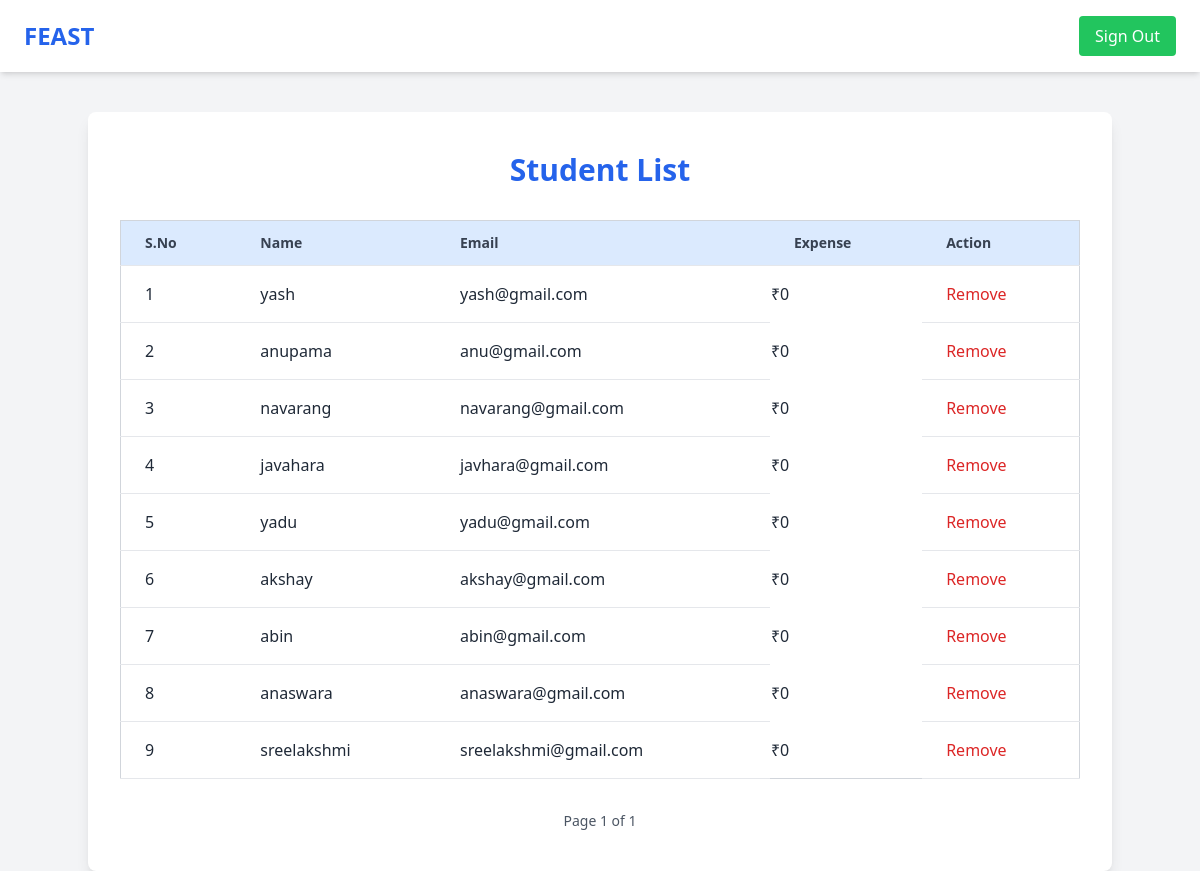
/view_students/ (signed in), run on the app's committed database.
### feast/models.py (models this page shows, shortened)
class User(AbstractUser):
    USER_TYPES = [
        ('student', 'Student'),
        ('college_admin', 'College Admin'),
        ('admin', 'Admin'),
    ]
    user_type = models.CharField(max_length=20, choices=USER_TYPES, default='student')
    phone_number = models.CharField(max_length=15, blank=True, null=True)
    address = models.TextField(blank=True, null=True)
    expense = models.DecimalField(default=0, max_digits=10, decimal_places=2)
    groups = models.ManyToManyField(Group, related_name="custom_user_groups", blank=True)
    user_permissions = models.ManyToManyField(Permission, related_name="custom_user_permissions", blank=True)
    objects = CustomUserManager()

### feast/views.py (the view)
# urls.py: path("view_students/", view_students, name="view_students"),
def view_students(request):
    if request.user.user_type not in ['admin', 'college_admin']:
        messages.error(request, "You do not have permission to view this page.")
        return redirect('home')
    student_list = User.objects.filter(user_type='student').annotate(
        total_expense=Sum('order__total_price')
    )
    paginator = Paginator(student_list, 10)
    page_number = request.GET.get('page')
    page_obj = paginator.get_page(page_number)
    return render(request, 'student_list.html', {'page_obj': page_obj})

### templates/student_list.html (shortened to what this page needs)
<!DOCTYPE html>
<html lang="en">
<head>
    <script src="https://cdn.tailwindcss.com"></script>
</head>
<body class="bg-gray-100 text-gray-800">
    <nav class="bg-white shadow-md">
        <div class="max-w-7xl mx-auto px-6 py-4 flex justify-between items-center">
            <h1 class="text-2xl font-bold text-blue-600">FEAST</h1>
            <a href="{% url 'logout' %}" class="bg-green-500 text-white px-4 py-2 rounded hover:bg-green-600 transition">
                Sign Out
            </a>
        </div>
    </nav>
    <div class="max-w-5xl mx-auto mt-10 py-10 px-8 bg-white rounded-lg shadow-lg">
        <h2 class="text-3xl font-bold mb-8 text-center text-blue-600">Student List</h2>
        <div class="overflow-x-auto">
            <table class="min-w-full border border-gray-300 rounded-md text-left">
                <thead class="bg-blue-100">
                    <tr>
                        <th class="px-6 py-3 text-sm font-semibold text-gray-700 border-b">S.No</th>
                        <th class="px-6 py-3 text-sm font-semibold text-gray-700 border-b">Name</th>
                        <th class="px-6 py-3 text-sm font-semibold text-gray-700 border-b">Email</th>
                        <th class="px-6 py-3 text-sm font-semibold text-gray-700 border-b">Expense</th>
                        <th class="px-6 py-3 text-sm font-semibold text-gray-700 border-b">Action</th>
                    </tr>
                </thead>
                <tbody>
                    {% for student in page_obj %}
                        <tr class="hover:bg-blue-50">
                            <td class="px-6 py-4 border-b">{{ forloop.counter }}</td>
                            <td class="px-6 py-4 border-b">{{ student.username }}</td>
                            <td class="px-6 py-4 border-b">{{ student.email }}</td>
                            <td>₹{{ student.total_expense|default:0 }}</td>
                            <td class="px-6 py-4 border-b">
                                <form method="post" action="{% url 'delete_student' student.id %}" style="display:inline;">
                                    <button type="submit" class="text-red-600 hover:underline">Remove</button>
                        </tr>
                    {% empty %}
                        <tr>
                            <td colspan="3" class="text-center py-4 text-gray-500">No students found.</td>
                        </tr>
                    {% endfor %}
                </tbody>
            </table>
        </div>
        <div class="mt-8 flex justify-between items-center text-sm text-gray-700">
            <span class="text-gray-600">
                Page {{ page_obj.number }} of {{ page_obj.paginator.num_pages }}
            </span>
        </div>
    </div>
</body>
</html>

### data on the page
User: username "yash", email "yash@gmail.com", total_expense "0"
User: username "anupama", email "anu@gmail.com", total_expense "0"
User: username "navarang", email "navarang@gmail.com", total_expense "0"
User: username "javahara", email "javhara@gmail.com", total_expense "0"
User: username "yadu", email "yadu@gmail.com", total_expense "0"
User: username "akshay", email "akshay@gmail.com", total_expense "0"
User: username "abin", email "abin@gmail.com", total_expense "0"
User: username "anaswara", email "anaswara@gmail.com", total_expense "0"
User: username "sreelakshmi", email "sreelakshmi@gmail.com", total_expense "0"

### other printed values
{{ page_obj.number }} "1"
{{ page_obj.paginator.num_pages }} "1"
